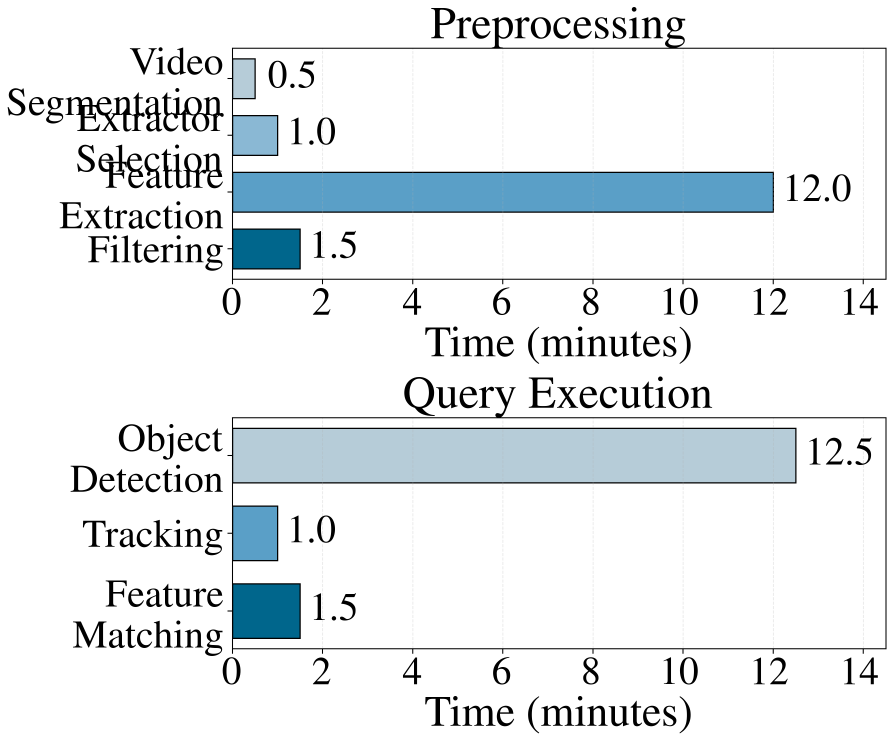
#> input picture test/cost_breakdown_combined_vertical_large.png, 3573 x 2973 px (shown at 1/4 size); its folder holds only this picture in this run
$ python -i color_energy_extractor.py   (imports and definitions only)   (older library calls are emulated)
#> lines starting #> are read from the running program, lines starting #| are printed output that depends on the picture
#> further down, picture is the input picture: shape (2973, 3573, 3); mean B, G, R 237.3, 234.9, 230.4
import os
import cv2
import numpy as np
import glob
from skimage.feature import graycomatrix, graycoprops

from memory.memory_extractor import judge_memory, update_memory

def calculate_glcm(image, bins=256):
#> called with bins = 256
    gray_frame = cv2.cvtColor(image, cv2.COLOR_BGR2GRAY)
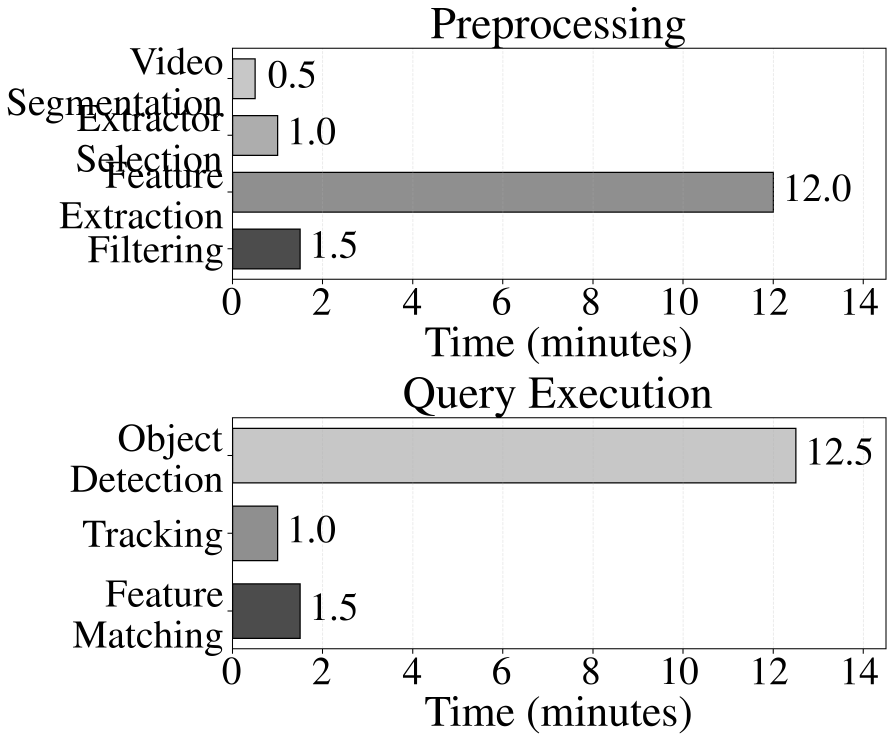
#> gray_frame: shape (2973, 3573) (shown at 1/4 size); min 0, max 255, mean 233.8
    frame_glcm = graycomatrix(gray_frame, [1], [0], 256, symmetric=True, normed=True)
    frame_contrast = graycoprops(frame_glcm, 'contrast').flatten()
#> frame_contrast = [255.2]
    frame_energy = graycoprops(frame_glcm, 'energy').flatten()
#> frame_energy = [0.848]
    return frame_contrast, frame_energy

def calculate_color_histogram(image, bins=256):
    hist = cv2.calcHist([image], [0, 1, 2], None, [bins, bins, bins], [0, 256, 0, 256, 0, 256])
    cv2.normalize(hist, hist)
    return hist.flatten()

# [16 lines left out: functions compare_similarity, get_motion_mask, not called in this run]

def extract_features(image):
    color_histogram = calculate_color_histogram(image)
    contrast, energy = calculate_glcm(image)
#> contrast = [255.2]; energy = [0.848]
    return {
        'color_histogram': color_histogram,
        'contrast': contrast,
        'energy': energy
    }

# [87 lines left out: functions calculate, color_energy_extraction, not called in this run]

>>> import cv2
>>> picture = cv2.imread('test/cost_breakdown_combined_vertical_large.png')
>>> result = extract_features(picture)
#> result = 3 items

$ run again, on test/omega_f1_time_2x5.png
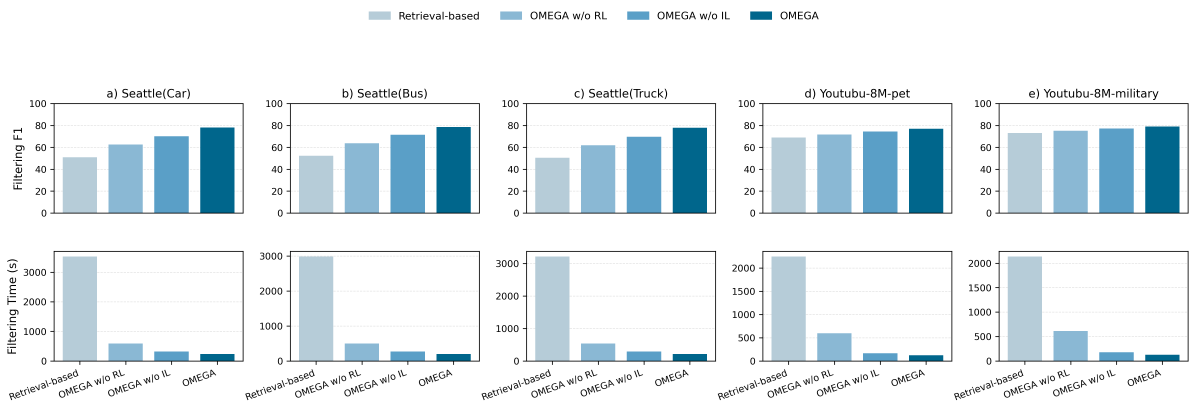
#> input picture test/omega_f1_time_2x5.png, 4782 x 1637 px (shown at 1/4 size)
#> picture is the input picture: shape (1637, 4782, 3); mean B, G, R 239.6, 235.5, 227.2
#> in calculate_glcm, `gray_frame = cv2.cvtColor(image, cv2.COLOR_BGR2GRAY)`:
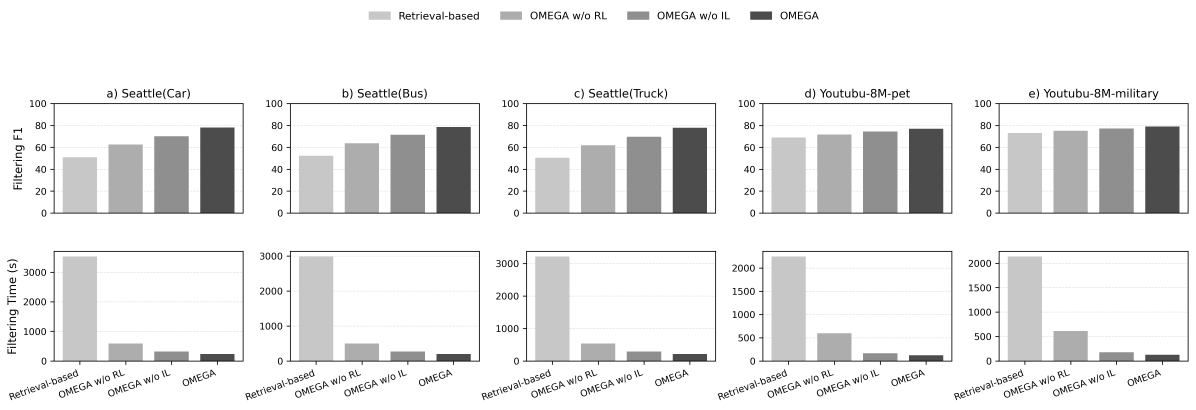
#> gray_frame: shape (1637, 4782) (shown at 1/4 size); min 0, max 255, mean 233.5
#> frame_contrast = [322.6]
#> frame_energy = [0.802]
#> contrast = [322.6]; energy = [0.802]
#> result = 3 items
